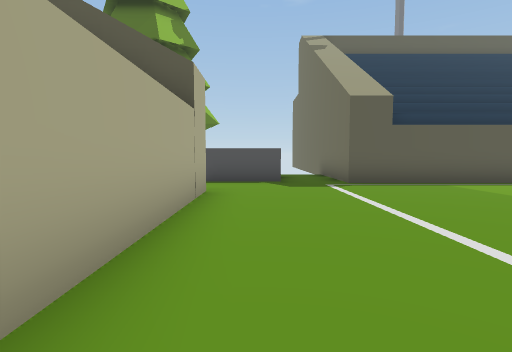
View 1 (above)

22 first-person views from a walk through a Unity game level. The camera is 1.4 m above the floor, tilts 4° down and sees 80° across. The floor is counted in squares, 2 m on a side. Each view is taken from the middle of a square. On the plan, view 1 faces up. The plan holds only what a view shows up to about 10 squares ahead; the rest is blank. The place goes on beyond the plan. Some surface patterns are stand-ins.

View 2
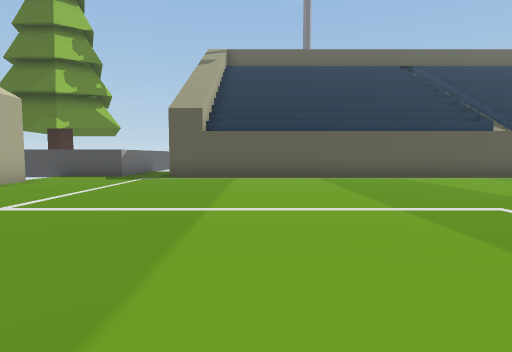

View 3
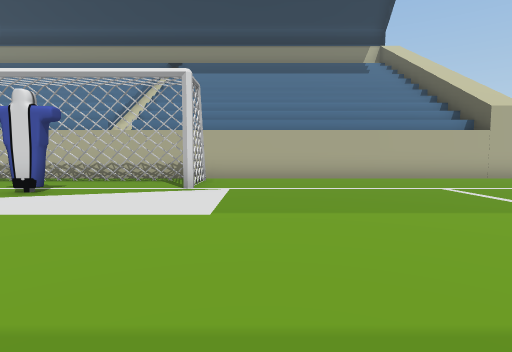

View 4
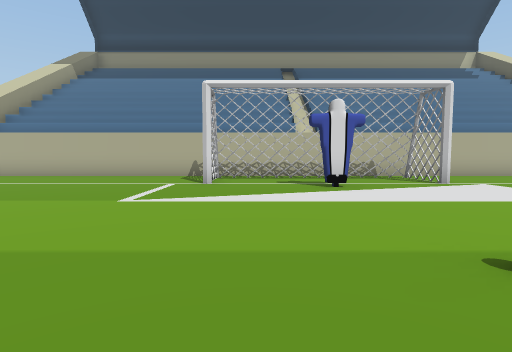

View 5
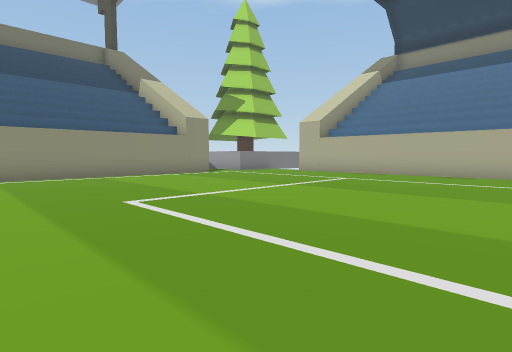

View 6
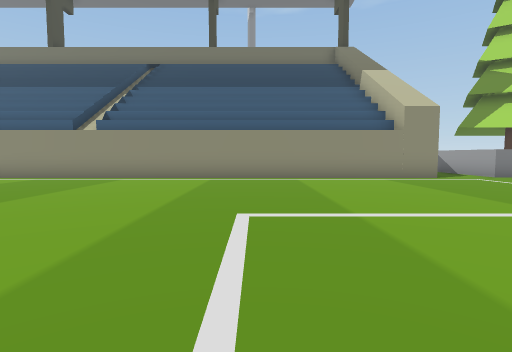

View 7
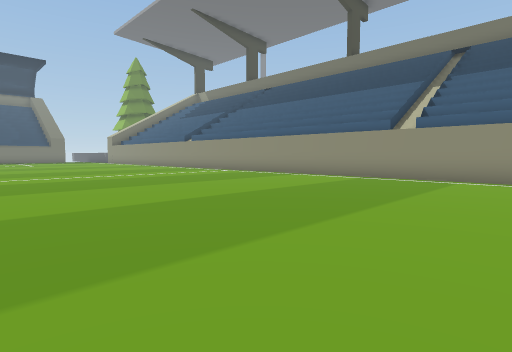

View 8
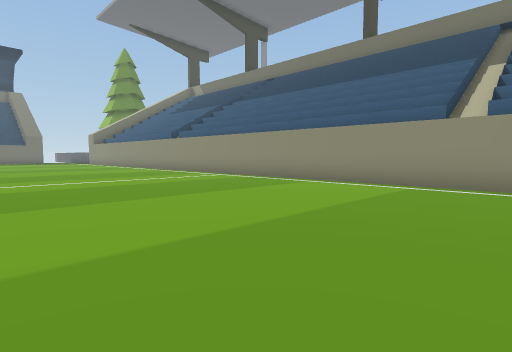

View 9
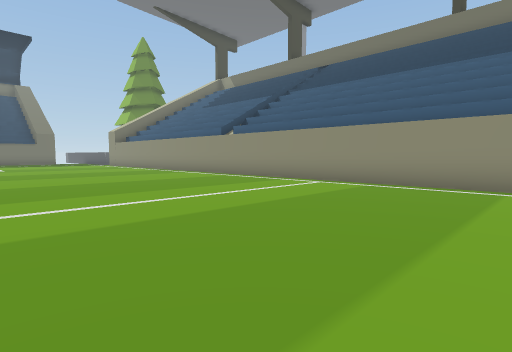

View 10
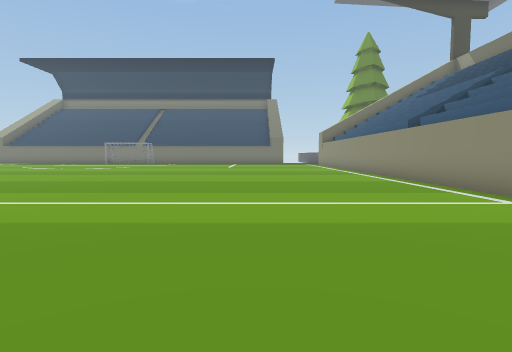

View 11
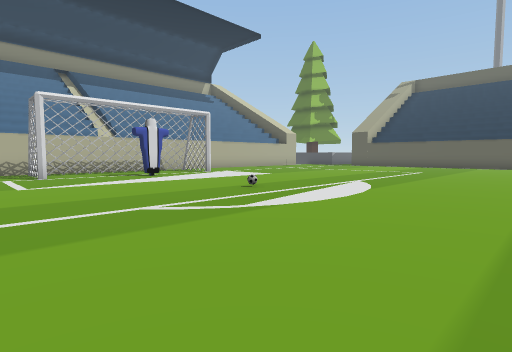

View 12
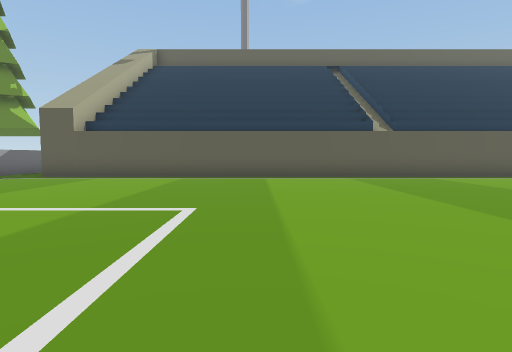

View 13
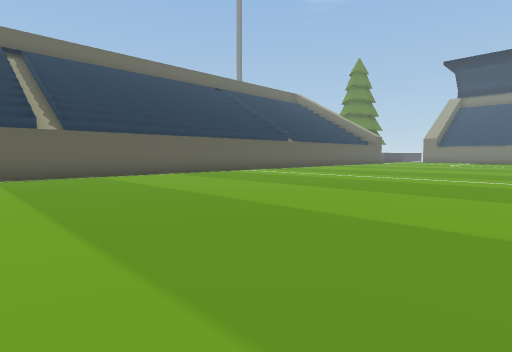

View 14
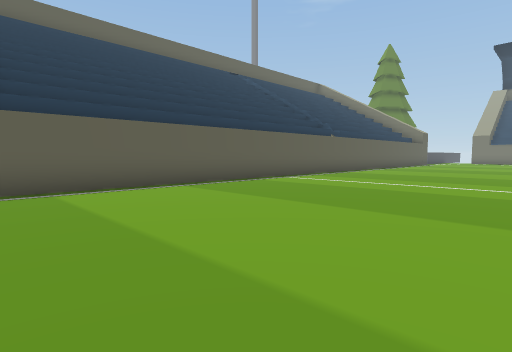

View 15
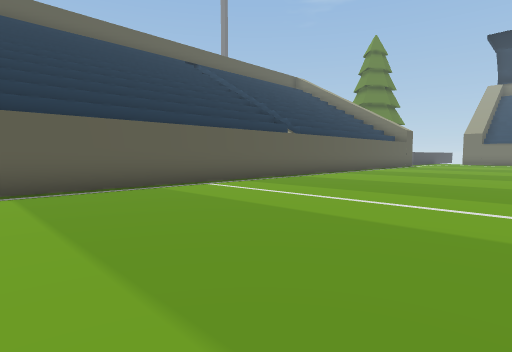

View 16
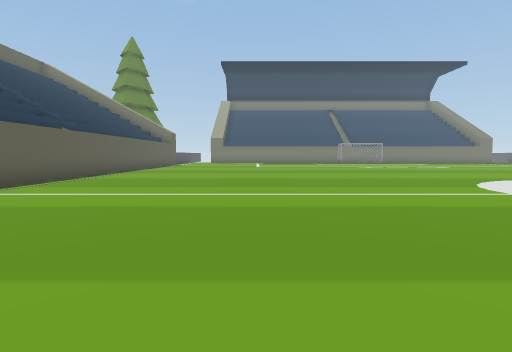

View 17
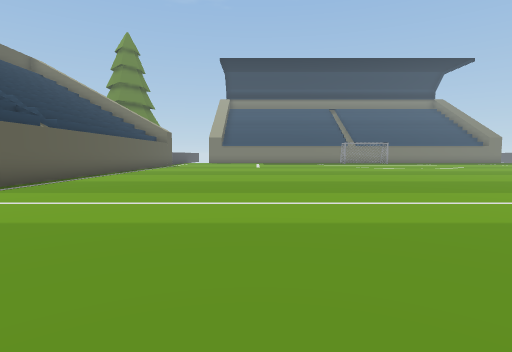

View 18
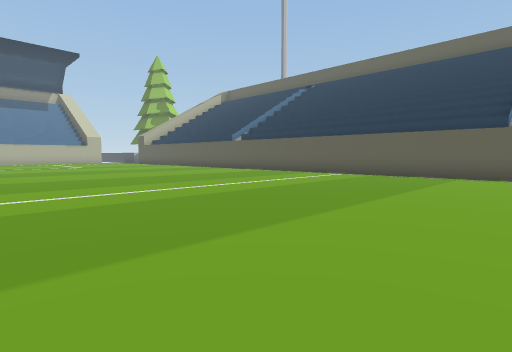

View 19
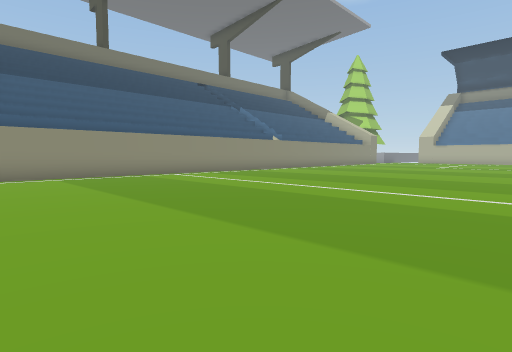

View 20
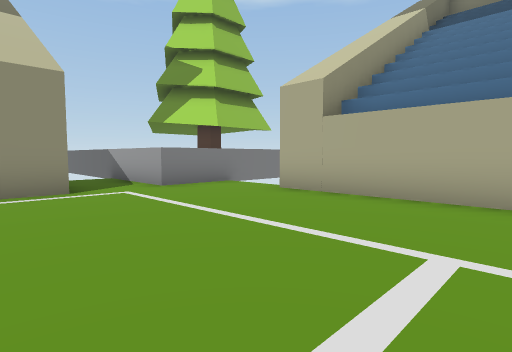

View 21
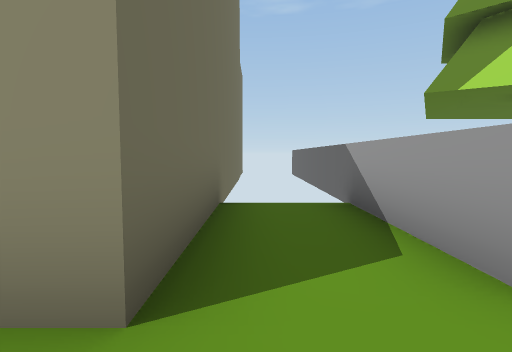

View 22
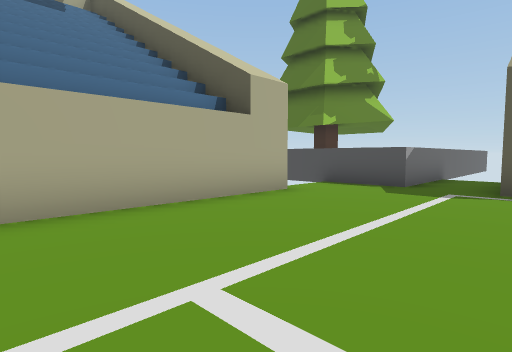

### Floor plan
Points are (right, up) in squares from view 1. A wall is a line through its corners. A room is listed if a view was taken in it or the views show most of it. See-through windows are left out.
Room 1 (views 1, 2, 3, 4, 5, 6, 7, 8, 9, 10, 11, 12, 13, 14, 15, 16, 17, 18, 19, 20, 21, 22)
walls: (2.5, -6) (2.5, -6.5); (1.8, -3.4) (-0.1, -3.4) (-0.1, -9.2) (1.8, -9.2) (-0.1, -9.2); (-0.2, -3.4) (1.6, -3.4); (-1, 5.9) (-1, -18.2); (26.1, 7.5) (2.3, 7.5) (2.3, 10.1); (2.5, -24.6) (2.5, -20.2) (26.1, -20.2); (-3.5, -20.4) (0.6, -20.4) (0.6, -26.5); (0.6, 12.9) (0.6, 7.9) (-2.6, 7.9)

Positions as (right, up) in squares from view 1, and headings:
1: (0, 0), facing up
2: (5, -2), facing up
3: (8, -2), facing left
4: (9, -8), facing left
5: (10, -10), facing down-left
6: (8, -11), facing down
7: (10, -11), facing down-right
8: (12, -13), facing down-right
9: (16, -13), facing down-right
10: (16, -16), facing right
11: (12, -11), facing up-left
12: (9, -2), facing up
13: (11, -3), facing up-right
14: (13, 1), facing up-right
15: (16, 1), facing up-right
16: (15, 2), facing right
17: (16, 2), facing right
18: (26, -3), facing up-left
19: (26, -10), facing down-left
20: (4, -14), facing down-left
21: (2, -19), facing down
22: (3, 1), facing up-left
